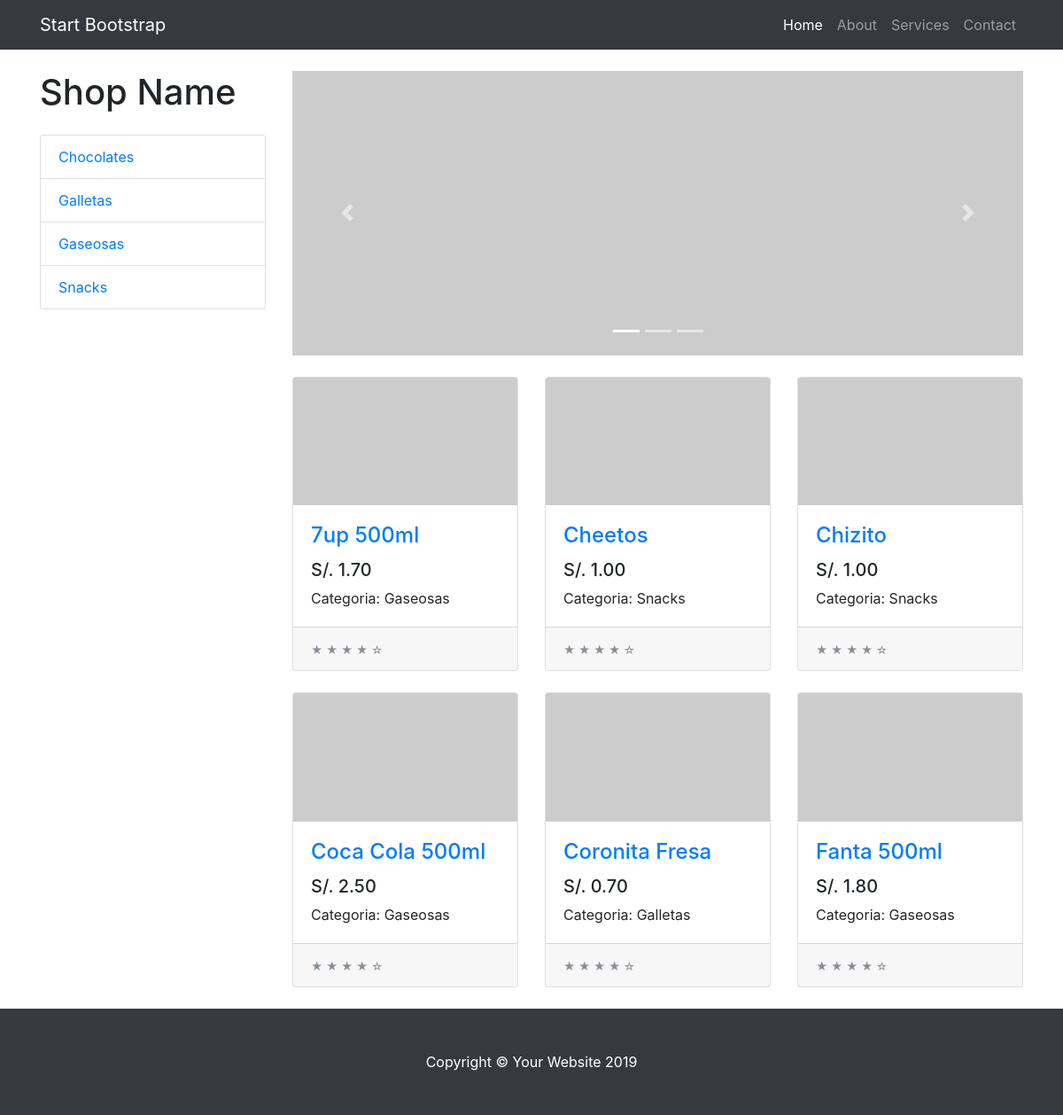
The app's page /tienda/ with its own data.
### tienda/models.py (models this page shows, shortened)
class Categoria(models.Model):
    nombre = models.CharField(max_length=200)
    pub_date = models.DateTimeField('fecha de registro',auto_now=True)

class Producto(models.Model):
    categoria = models.ForeignKey(Categoria,on_delete=models.CASCADE)
    nombre = models.CharField(max_length=200)
    precio = models.DecimalField(max_digits=6,decimal_places=2)
    stock = models.IntegerField(default=0)
    pub_date = models.DateTimeField('date published')

### tienda/views.py (the view)
# urls.py: path('', views.index, name='index'),
def index(request):
    product_list = Producto.objects.order_by('nombre')[:6]
    categorias = Categoria.objects.order_by('nombre')
    context = {'product_list':product_list, 'category_list': categorias}
    return render(request,'index.html',context)

### tienda/templates/index.html (shortened to what this page needs)
{% extends "layout.html" %}
{% block categorias %}
    {% for categoria in category_list %}
        <a href="categoria/{{ categoria.id }}" class="list-group-item">{{ categoria.nombre }}</a>
    {% endfor%}
{% endblock %}
{% block content %}
<div id="carouselExampleIndicators" class="carousel slide my-4" data-ride="carousel">
    <ol class="carousel-indicators">
        <li data-target="#carouselExampleIndicators" data-slide-to="0" class="active"></li>
        <li data-target="#carouselExampleIndicators" data-slide-to="1"></li>
        <li data-target="#carouselExampleIndicators" data-slide-to="2"></li>
    </ol>
    <div class="carousel-inner" role="listbox">
        <div class="carousel-item active">
            <img class="d-block img-fluid" src="http://placehold.it/900x350" alt="First slide">
        </div>
    </div>
    <a class="carousel-control-prev" href="#carouselExampleIndicators" role="button" data-slide="prev">
        <span class="carousel-control-prev-icon" aria-hidden="true"></span>
    </a>
    <a class="carousel-control-next" href="#carouselExampleIndicators" role="button" data-slide="next">
        <span class="carousel-control-next-icon" aria-hidden="true"></span>
    </a>
</div>
<div class="row">
    {% for prod in product_list %}
    <div class="col-lg-4 col-md-6 mb-4">
        <div class="card h-100">
            <a href="producto/{{ prod.id }}">
                <img class="card-img-top" src="http://placehold.it/700x400" alt="">
            </a>
            <div class="card-body">
                <h4 class="card-title">
                    <a href="producto/{{ prod.id }}">{{ prod.nombre }}</a>
                </h4>
                <h5>S/. {{ prod.precio }}</h5>
                <p class="card-text"> Categoria: {{ prod.categoria.nombre }}
                </p>
            </div>
            <div class="card-footer">
                <small class="text-muted">&#9733; &#9733; &#9733; &#9733; &#9734;</small>
            </div>
        </div>
    </div>
    {% endfor %}
</div>
{% endblock %}

### tienda/templates/layout.html (shortened to what this page needs)
{% load static %}
<!DOCTYPE html>
<html lang="en">
  <head>
    <link href="{% static 'vendor/bootstrap/css/bootstrap.min.css' %}" rel="stylesheet">
    <link href="{% static 'css/shop.css' %}" rel="stylesheet">
  </head>
  <body>
    <nav class="navbar navbar-expand-lg navbar-dark bg-dark fixed-top">
      <div class="container">
        <a class="navbar-brand" href="#">Start Bootstrap</a>
        <div class="collapse navbar-collapse" id="navbarResponsive">
          <ul class="navbar-nav ml-auto">
            <li class="nav-item active">
              <a class="nav-link" href="#">Home
              </a>
            </li>
            <li class="nav-item">
              <a class="nav-link" href="#">About</a>
            </li>
            <li class="nav-item">
              <a class="nav-link" href="#">Services</a>
            </li>
            <li class="nav-item">
              <a class="nav-link" href="#">Contact</a>
            </li>
          </ul>
        </div>
      </div>
    </nav>
    <div class="container">
      <div class="row">
        <div class="col-lg-3">
          <h1 class="my-4">Shop Name</h1>
          <div class="list-group">
            {% block categorias  %}{% endblock %}
          </div>
        </div>
        <div class="col-lg-9">
            {% block content  %}{% endblock %}
        </div>
      </div>
    </div>
    <footer class="py-5 bg-dark">
      <div class="container">
        <p class="m-0 text-center text-white">Copyright &copy; Your Website 2019</p>
      </div>
    </footer>
  </body>
</html>

### tienda/static/css/shop.css (style rules this page uses)
body { padding-top: 54px; }
@media (min-width: 992px) { body { padding-top: 56px; } }

### records on screen
Categoria: nombre "Chocolates"
Categoria: nombre "Galletas"
Categoria: nombre "Gaseosas"
Categoria: nombre "Snacks"
Producto: nombre "7up 500ml", precio "1.70", categoria.nombre "Gaseosas"
Producto: nombre "Cheetos", precio "1.00", categoria.nombre "Snacks"
Producto: nombre "Chizito", precio "1.00", categoria.nombre "Snacks"
Producto: nombre "Coca Cola 500ml", precio "2.50", categoria.nombre "Gaseosas"
Producto: nombre "Coronita Fresa", precio "0.70", categoria.nombre "Galletas"
Producto: nombre "Fanta 500ml", precio "1.80", categoria.nombre "Gaseosas"
